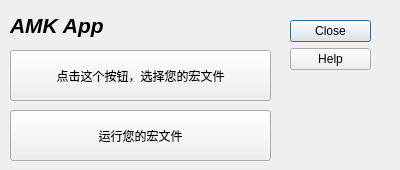
<?xml version="1.0" encoding="UTF-8"?>
<ui version="4.0">
 <class>Dialog</class>
 <widget class="QDialog" name="Dialog">
  <property name="geometry">
   <rect>
    <x>0</x>
    <y>0</y>
    <width>400</width>
    <height>170</height>
   </rect>
  </property>
  <property name="windowTitle">
   <string>Auto Mouse and Keyboard App</string>
  </property>
  <widget class="QDialogButtonBox" name="buttonBox">
   <property name="geometry">
    <rect>
     <x>290</x>
     <y>20</y>
     <width>81</width>
     <height>131</height>
    </rect>
   </property>
   <property name="orientation">
    <enum>Qt::Orientation::Vertical</enum>
   </property>
   <property name="standardButtons">
    <set>QDialogButtonBox::StandardButton::Close|QDialogButtonBox::StandardButton::Help</set>
   </property>
  </widget>
  <widget class="QLabel" name="title">
   <property name="geometry">
    <rect>
     <x>10</x>
     <y>10</y>
     <width>101</width>
     <height>31</height>
    </rect>
   </property>
   <property name="font">
    <font>
     <family>Arial</family>
     <pointsize>16</pointsize>
     <italic>true</italic>
     <bold>true</bold>
    </font>
   </property>
   <property name="toolTip">
    <string>Auto Mouse and Keyboard App
自动管理您的鼠标和键盘操作，只用写一个简单的宏。</string>
   </property>
   <property name="whatsThis">
    <string/>
   </property>
   <property name="text">
    <string>AMK App</string>
   </property>
  </widget>
  <widget class="QPushButton" name="choose_file">
   <property name="geometry">
    <rect>
     <x>10</x>
     <y>50</y>
     <width>261</width>
     <height>51</height>
    </rect>
   </property>
   <property name="text">
    <string>点击这个按钮，选择您的宏文件</string>
   </property>
  </widget>
  <widget class="QPushButton" name="run_script">
   <property name="geometry">
    <rect>
     <x>10</x>
     <y>110</y>
     <width>261</width>
     <height>51</height>
    </rect>
   </property>
   <property name="text">
    <string>运行您的宏文件</string>
   </property>
  </widget>
 </widget>
 <resources/>
 <connections>
  <connection>
   <sender>buttonBox</sender>
   <signal>accepted()</signal>
   <receiver>Dialog</receiver>
   <slot>accept()</slot>
   <hints>
    <hint type="sourcelabel">
     <x>248</x>
     <y>254</y>
    </hint>
    <hint type="destinationlabel">
     <x>157</x>
     <y>274</y>
    </hint>
   </hints>
  </connection>
  <connection>
   <sender>buttonBox</sender>
   <signal>rejected()</signal>
   <receiver>Dialog</receiver>
   <slot>reject()</slot>
   <hints>
    <hint type="sourcelabel">
     <x>316</x>
     <y>260</y>
    </hint>
    <hint type="destinationlabel">
     <x>286</x>
     <y>274</y>
    </hint>
   </hints>
  </connection>
 </connections>
</ui>
